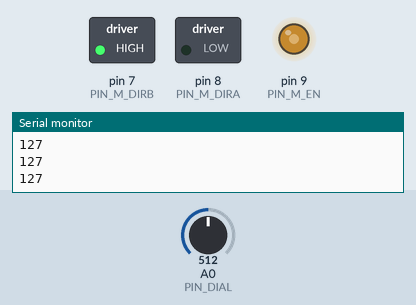
This sketch was run on a simulated Arduino Uno, built with avr-gcc and run on an emulated ATmega328P. Parts: switched loads named in the sketch (green lamp = pin HIGH), output pins drawn as LEDs (lit = HIGH), the last lines printed to the serial monitor. The test bench sets the inputs (shaded band); at power-on: A0 (PIN_DIAL) = 512.

Above: at 1.2 s.
1.3 s: A0 (PIN_DIAL) set to 716
At 1.8 s:
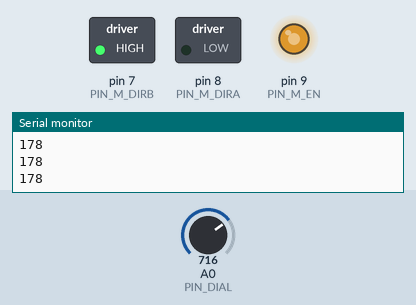
2.8 s: A0 (PIN_DIAL) set to 900
At 3.3 s:
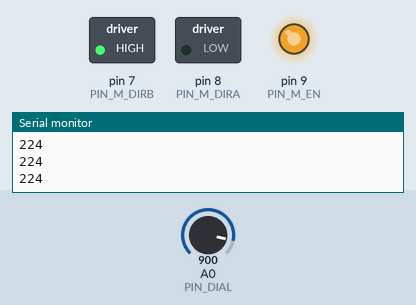
4.3 s: A0 (PIN_DIAL) set to 122
At 4.9 s:
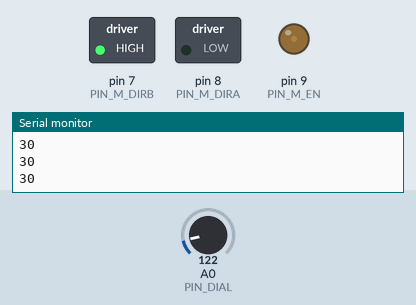
5.8 s: A0 (PIN_DIAL) set to 0
At 6.3 s:
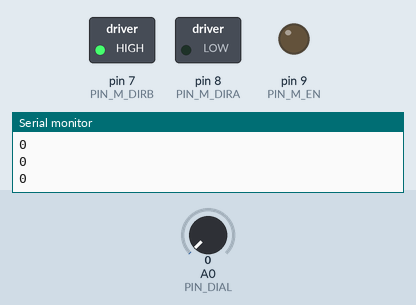
7.3 s: A0 (PIN_DIAL) set to 511
At 7.7 s:
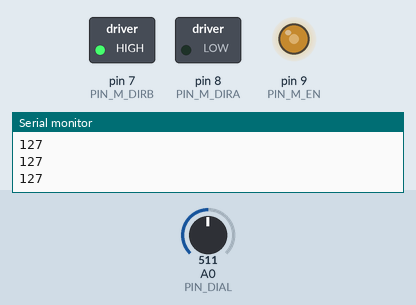
Timing chart, 0 to 9.8 s (numbered marks = the images above; inputs shaded):
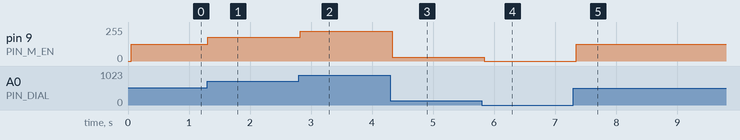

Measured:
- after the input at 1.3 s, pin 9 (PIN_M_EN): 127/255 → 178/255 at once
- after the input at 2.8 s, pin 9 (PIN_M_EN): 178/255 → 224/255 at once
- after the input at 4.3 s, pin 9 (PIN_M_EN): 224/255 → 30/255 at once
- after the input at 5.8 s, pin 9 (PIN_M_EN): 30/255 → 0/255 at once
- after the input at 7.3 s, pin 9 (PIN_M_EN): 0/255 → 127/255 after 0.05 s

The sketch:

lego_trafo.ino
```cpp
const int PIN_DIAL = A0; // Generating interrupts using CLK signal
const int PIN_M_EN = 9;
const int PIN_M_DIRA = 8;
const int PIN_M_DIRB = 7;

void setup ()  {
  pinMode(PIN_DIAL, INPUT);
  pinMode(PIN_M_EN, OUTPUT);
  pinMode(PIN_M_DIRA, OUTPUT);
  pinMode(PIN_M_DIRB, OUTPUT);
  digitalWrite(PIN_M_EN, LOW);
  digitalWrite(PIN_M_DIRA, LOW);
  digitalWrite(PIN_M_DIRB, HIGH);

  Serial.begin(9600);
}

int val = -1;
int motorSpeed = 0;

void loop ()  {
  delay(50);
  val = analogRead(PIN_DIAL);
  motorSpeed = map(val, 0, 1023, 0, 255);
  Serial.println(motorSpeed);
  SetMotorControl(0, 1, motorSpeed);
}

void SetMotorControl(int motorId, int motorDirection, int motorSpeed)
/*
  L293 logic:    EN1,2   1A    2A
               H       H     L    Motor turns left  (Forward; motorDirection == 1)
               H       L     H    Motor turns right (Reverse; motorDirection == 0)

  Motor speed:   PWM signal on EN1,2 (490 Hz; digital output value 0..255 for motorSpeed)
*/
{
//  if (motorDirection == 1)               //Forward
//  {
//    digitalWrite(PIN_M_DIRA, 0);
//    digitalWrite(PIN_M_DIRB, 1);
//  }
//  else if (motorDirection == -1)               //Backward
//  {
//    digitalWrite(PIN_M_DIRA, 1);
//    digitalWrite(PIN_M_DIRB, 0);
//  }
//  els
//  {
//    // break
//    digitalWrite(PIN_M_DIRA, 0);
//    digitalWrite(PIN_M_DIRB, 0);
//  }
  analogWrite(PIN_M_EN, motorSpeed);
}
```
